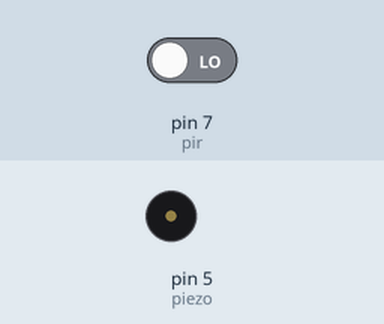
Simulated run of this sketch. Board: Arduino Uno, built with avr-gcc and run on an emulated ATmega328P. Parts: buzzer (waves = sounding, pin HIGH). The test bench sets the inputs (shaded band); at power-on: pin 7 (pir) LOW.

Above: at 1.2 s.
1.3 s: pin 7 (pir) driven HIGH
At 1.7 s:
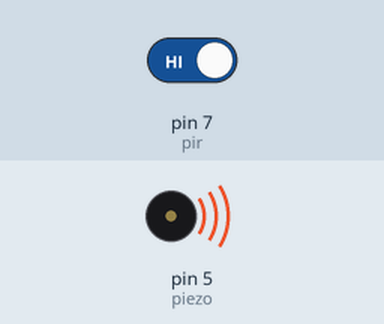
4.3 s: pin 7 (pir) driven LOW
At 4.8 s:
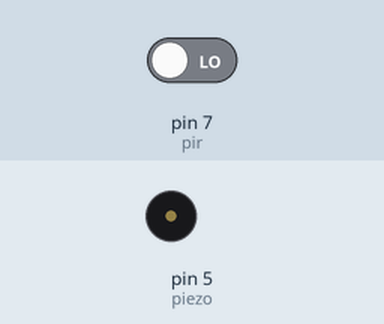
Timing chart, 0 to 7.3 s (numbered marks = the images above; inputs shaded):
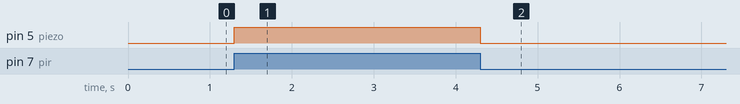

The sketch:

PIR_motionsensor_piezo_3.6.ino
```cpp
int piezo = 5;
int pir = 7;
int motion_status = 0;
void setup () {
pinMode ( piezo , OUTPUT ) ;
pinMode ( pir , INPUT ) ;
}
void loop () {
motion_status = digitalRead ( pir ) ;
if ( motion_status == HIGH ) {
digitalWrite ( piezo , HIGH ) ;
delay (500) ;
digitalWrite ( piezo , LOW ) ;
} else {
digitalWrite ( piezo , LOW ) ;
}
}
```

Measured:
- after the input at 1.3 s, pin 5 (piezo): LOW → HIGH at once
- after the input at 4.3 s, pin 5 (piezo): HIGH → LOW at once
